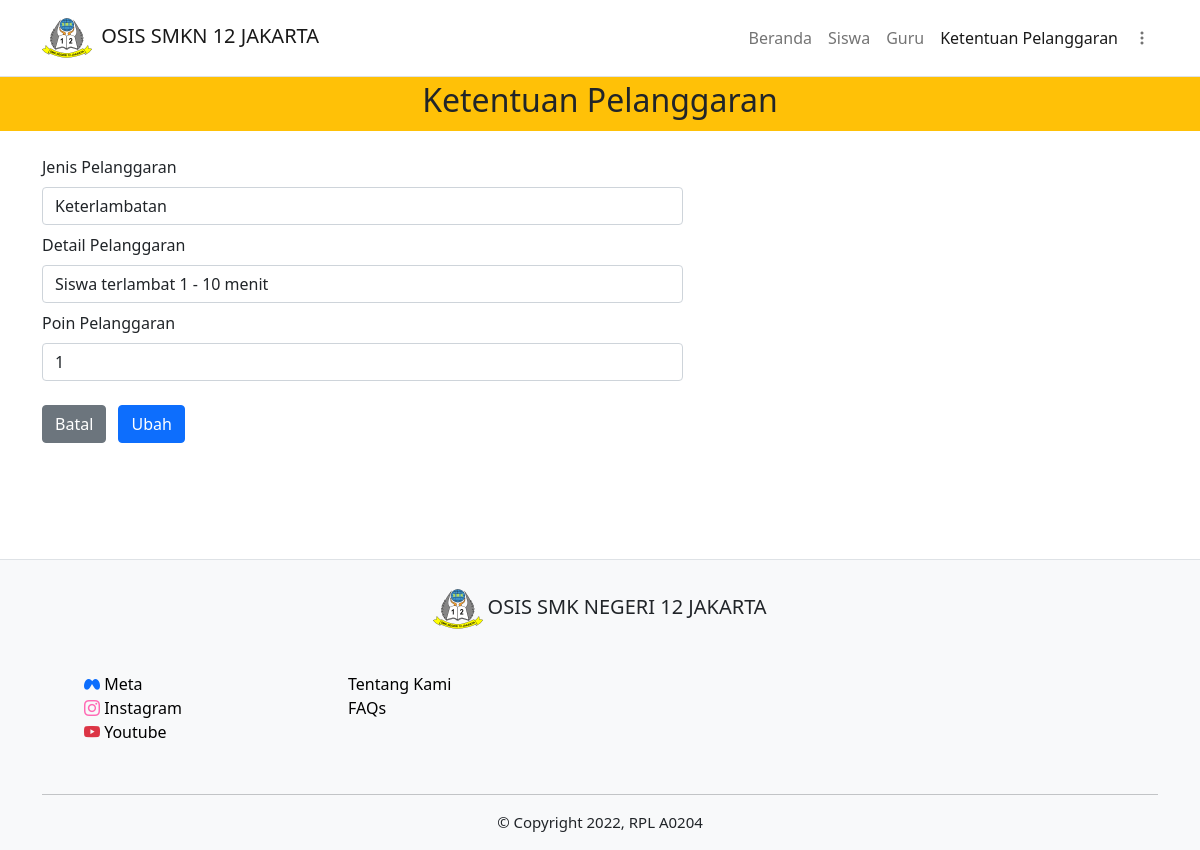
The app's page /php/ubah/ubah_plgr.php?id=1 (signed in) with its own data.
### tables this page shows
CREATE TABLE `ket_pelanggaran` (
  `id_pelanggaran` int(11) NOT NULL,
  `jenis_pelanggaran` varchar(255) NOT NULL,
  `det_pelanggaran` varchar(255) NOT NULL,
  `poin_pelanggaran` int(2) NOT NULL,
  `created_at` timestamp NOT NULL DEFAULT current_timestamp() ON UPDATE current_timestamp()
);

### php/functions.php (called while the page is built, shortened)
<?php
$conn = mysqli_connect("localhost", "root", "", "pelanggaran_siswa");
function query($query)
{
    global $conn;
    $result = mysqli_query($conn, $query);
    $rows = [];
    while ($row = mysqli_fetch_assoc($result)) {
        $rows[] = $row;
    }
    return $rows;
}

### php/ubah/ubah_plgr.php (the view, shortened to what this page needs)
<?php
if (isset($_SESSION["guru"])) {
    $guru = "hidden";
} else {
    $guru = "";
}
require '../functions.php';
$id = $_GET["id"];
$ktnplgr = query("SELECT * FROM ket_pelanggaran WHERE id_pelanggaran = $id")[0];
?>
<html lang="en">
<head>
    <link href="https://cdn.jsdelivr.net/npm/bootstrap@5.0.2/dist/css/bootstrap.min.css" rel="stylesheet">
    <link rel="stylesheet" href="https://cdn.jsdelivr.net/npm/bootstrap-icons@1.7.2/font/bootstrap-icons.css">
    <link rel="stylesheet" href="../../css/umum.css">
</head>
<body>
    <nav class="navbar navbar-expand-lg navbar-light border-bottom">
        <div class="container-lg">
            <a href="../../index.php" class="navbar-brand align-items-center ">
                <img src="../../img/logosmk12.png" style="width:50px;height:50px">
                <h5 class=" ms-1 d-inline">OSIS SMKN 12 JAKARTA</h5>
            </a>
            <div class="collapse navbar-collapse justify-content-end align-items-center" id="main-nav">
                <ul class="navbar-nav">
                    <li class="navbar-item">
                        <a href="../../index.php" class="nav-link">Beranda</a>
                    </li>
                    <li class="navbar-item">
                        <a href="../siswa.php" class="nav-link">Siswa</a>
                    </li>
                    <li class="navbar-item">
                        <a href="../guru.php" class="nav-link" <?= $guru; ?>>Guru</a>
                    </li>
                    <li class="navbar-item">
                        <a href="../ktnpelanggaran.php" class="nav-link active">Ketentuan Pelanggaran</a>
                    </li>
                    <li class="nav-item dropdown mt-1">
                        <a class="nav-link" href="#" id="navbarDropdown" role="button" data-bs-toggle="dropdown" aria-expanded="false">
                            <span class="d-md-none">Menu</span><i class="bi bi-three-dots-vertical"></i>
                        </a>
                    </li>
                </ul>
            </div>
        </div>
    </nav>
    <section>
        <div class="container-fluid  mb-4 bg-warning p-1">
            <h1 class="text-center fs-2">Ketentuan Pelanggaran</h1>
        </div>
        <div class="container-lg">
            <form action="" method="post">
                <div class="row">
                    <div class="col-md-7">
                        <div>
                            <label for="jenis_plgr" class="form-label">Jenis Pelanggaran</label>
                            <input type="text" class="form-control" id="jenis_plgr" placeholder="kedisiplinan, kerapian ..." name="jenis_plgr" required autocomplete="off" autofocus value="<?= $ktnplgr["jenis_pelanggaran"]; ?>">
                        </div>
                        <div class="mt-2">
                            <label for="det_plgr" class="form-label">Detail Pelanggaran</label>
                            <input type="text" class="form-control" id="det_plgr" name="det_plgr" required placeholder="datang terlambat ..." autocomplete="off" value="<?= $ktnplgr["det_pelanggaran"]; ?>">
                        </div>
                        <div class="mt-2">
                            <label for="poin" class="form-label">Poin Pelanggaran</label>
                            <input type="number" class="form-control" id="poin" name="poin" required placeholder="1 / 2 / ..." autocomplete="off" value="<?= $ktnplgr["poin_pelanggaran"]; ?>">
                        </div>
                        <div class="mt-4">
                            <a href="../ktnpelanggaran.php" class="btn btn-secondary">Batal</a>
                            <button type="submit" class="btn btn-primary ms-2" name="ubah">Ubah</button>
                        </div>
                    </div>
                </div>
            </form>
        </div>
    </section>
    <footer class="pt-4 border-top bg-light" style="margin:100px 0 0 0;">
        <div class="container-xl">
            <div class="row justify-content-center">
                <div class="col-auto pb-2">
                    <img src="../../img/logosmk12.png" style="width:50px;height:50px">
                    <h5 class="d-inline">OSIS SMK NEGERI 12 JAKARTA</h5>
                </div>
            </div>
            <div class="row" style="margin: 30px 30px 50px 30px">
                <div class="col-5 col-md-3">
                    <a href="#" class="text-decoration-none d-block">
                        <i class="bi bi-meta text-primary"></i>
                        <span class="meta">Meta</span>
                    </a>
                    <a href="#" class="text-decoration-none text-bla d-block">
                        <i class="bi bi-instagram"></i>
                        <span class="insta">Instagram</span>
                    </a>
                    <a href="#" class="text-decoration-none text-danger">
                        <i class="bi bi-youtube"></i>
                        <span class="yt">Youtube</span>
                    </a>
                </div>
                <div class="col-5 col-md-3">
                    <a href="#" class="d-block">Tentang Kami</a>
                    <a href="#" class="">FAQs</a>
                </div>
            </div>
            <hr>
            <p style="text-align:center; font-size:15px">&copy; Copyright 2022, RPL A0204</p>
        </div>
    </footer>
</body>
</html>

### css/umum.css (style rules this page uses)
html { user-select: none; }
html, body, section, footer { padding: 0; margin: 0; overflow-x: hidden; }
a { text-decoration: none; color: black; }
.bi-youtube { color: #dc3545; }
.bi-instagram { color: hotpink; }
.meta, .insta, .yt { color: black; }

### records on screen
ket_pelanggaran: jenis_plgr "Keterlambatan", det_plgr "Siswa terlambat 1 - 10 menit", poin "1"
